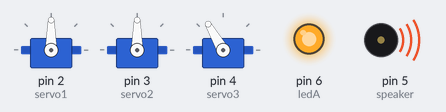
Simulated run of this sketch. Board: Arduino Uno, built with avr-gcc and run on an emulated ATmega328P. Parts: 3 × servo, output pins drawn as LEDs (lit = HIGH), buzzer (waves = sounding).

Above: at 0.55 s.
At 0.95 s:
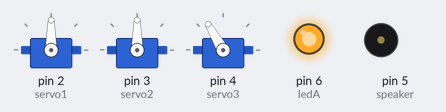
At 1.45 s:
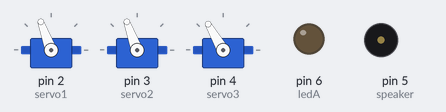
At 1.7 s:
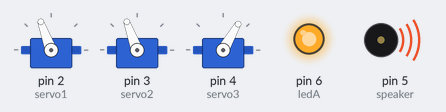
At 1.95 s:
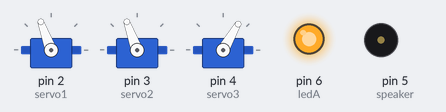
At 2.45 s:
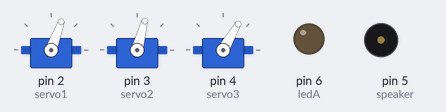
Timing chart, 0 to 5.1 s (numbered marks = the images above):
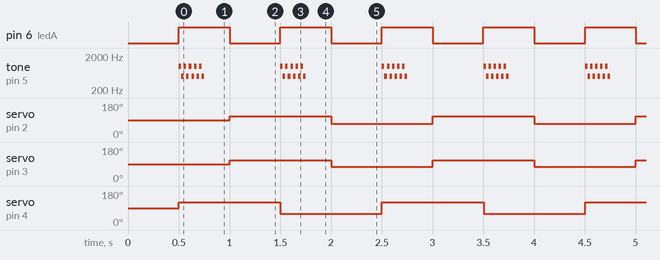

Measured:
- by itself, pin 6 (ledA): alternates HIGH for 0.50 s and LOW for 0.50 s
- by itself, tone on pin 5 (speaker): repeats every 1.0 s: 4 × (500 Hz 0.03 s, 1000 Hz 0.03 s), 500 Hz 0.03 s, silent 0.75 s, 1000 Hz 0.03 s
- by itself, servo on pin 2 (servo1): alternates 110° for 1.0 s and 70° for 1.0 s
- by itself, servo on pin 3 (servo2): alternates 110° for 1.0 s and 75° for 1.0 s
- by itself, servo on pin 4 (servo3): alternates 120° for 1.0 s and 60° for 1.0 s

The sketch:

robot_antv10.ino
```cpp
//*****************************************************************************
//RobotAnt V1.0
//阿布拉機的3D列印與機器人
//http://arbu00.blogspot.tw/
//
//2016/02/11 Writen By Ashing Tsai
//******************************************************************************
#include <Servo.h>
Servo servo1;  //pin D2
Servo servo2;  //pin D3
Servo servo3;  //pin D4

const int ledA=6;
const int speaker=5;
int angle;
//================================
char toneName[]="CDEFGAB";
unsigned int frequency[7]={523,587,659,694,784,880,988};
char beeTone[]="GEEFDDCDEFGGGGEEFDDCEGGEDDDDDEFEEEEEFGGEEFDDCEGGC";
char starTone[]="CCGGAAGFFEEDDCGGFFEEDGGFFEEDCCGGAAGFFEEDDC";
byte beeBeat[]={1,1,2,1,1,2,1,1,1,1,1,1,2,
              1,1,2,1,1,2,1,1,1,1,4,
              1,1,1,1,1,1,2,1,1,1,1,1,1,2,
              1,1,2,1,1,2,1,1,1,1,4};
byte starBeat[]={1,1,1,1,1,1,2,1,1,1,1,1,1,2,
              1,1,1,1,1,1,2,1,1,1,1,1,1,2,
              1,1,1,1,1,1,2,1,1,1,1,1,1,2};
unsigned long tempo=200;
const int beeLen=sizeof(beeTone);
const int starLen=sizeof(starTone);
int len=0;
int num;
//===============================
void setup()
{
  pinMode(ledA,OUTPUT);

  //=============================
//	 len=starLen;
//	while( len>0)
 // {
 //   playTone(starTone[num],starBeat[num]);
 //   num++;
//    len--;
//  }
  //============================
   servo1.attach(2,500,2500);
   servo1.write(90);
   servo2.attach(3,500,2500);
   servo2.write(90);
   servo3.attach(4,500,2500);
   servo3.write(90);
   delay(500);
}
void loop()
{

  frontward();
 // backward();
//rightward();
//leftward();


}
//LedA blink
void LedABlink()
{
  digitalWrite(ledA,HIGH);
  delay(50);
  digitalWrite(ledA,LOW);
  delay(50);

}
void Speakersound()
{
  for(int i=0;i<5;i++)
  {
    tone(speaker,1000);
    delay(25);
    tone(speaker,500);
    delay(25);
  }
  noTone(speaker);
 // delay(500);
}
void playTone(char toneNo,byte beatNo)
{
  unsigned long duration=beatNo*60000/tempo;
  int i;
  for(i=0;i<7;i++)
  {
    if(toneNo==toneName[i])
    {
      tone(speaker,frequency[i]);
      delay(duration);
      noTone(speaker);
    }
  }
}


void frontward()
{


  //----------------------------------------------
    digitalWrite(ledA,HIGH);
    servo3.attach(4,500,2500);
    servo3.write(120);                         //right low  ,left high  d4
    Speakersound();  //delay(250);
    delay(250);

	  digitalWrite(ledA,LOW);

    servo1.attach(2,500,2500);
    servo1.write(110);                          //left  leg back  big value to back  d2

    servo2.attach(3,500,2500);
    servo2.write(110);                         // right leg front  big value to front  d3
    delay(500);

    //=======================================================
	 digitalWrite(ledA,HIGH);
    servo3.attach(4,500,2500);
    servo3.write(60);                         //right high  ,left low
    Speakersound();  //delay(250);
	  delay(250);

   	digitalWrite(ledA,LOW);
    servo2.attach(3,500,2500);
    servo2.write(75);                           // right leg back  small value to back


    servo1.attach(2,500,2500);
    servo1.write(70);                           //left  leg front   small value to front

    delay(500);

}


void backward()
{
  //----------------------------------------------
    servo3.attach(4,500,2500);
    servo3.write(120);                         //right low  ,left high
    Speakersound();  //delay(250);
    delay(250);
	  digitalWrite(ledA,HIGH);
    servo1.attach(2,500,2500);
    servo1.write(75);                           //left  leg front   small value to front


	  digitalWrite(ledA,LOW);
    servo2.attach(3,500,2500);
    servo2.write(70);                           // right leg back  small value to back
    delay(500);


    //=======================================================
    servo3.attach(4,500,2500);
    servo3.write(60);                         //right high  ,left low
    Speakersound();  //delay(250);
   	delay(250);

	  digitalWrite(ledA,HIGH);
    servo2.attach(3,500,2500);
    servo2.write(105);                         // right leg front  big value to front


    digitalWrite(ledA,LOW);
    servo1.attach(2,500,2500);
    servo1.write(110);                          //left  leg back  big value to back
    delay(500);

}

void rightward()
{
  //----------------------------------------------
    servo3.attach(4,500,2500);
    servo3.write(120);                         //right low  ,left high
    Speakersound();  //delay(250);
    delay(250);

    digitalWrite(ledA,HIGH);
    servo1.attach(2,500,2500);
    servo1.write(102);                          //left  leg back  big value to back


    digitalWrite(ledA,LOW);
    servo2.attach(3,500,2500);
    servo2.write(78);                           // right leg back  small value to back
    delay(300);


    //=======================================================
    servo3.attach(4,500,2500);
    servo3.write(60);                         //right high  ,left low
    Speakersound();  //delay(250);


    digitalWrite(ledA,HIGH);
    servo1.attach(2,500,2500);
    servo1.write(68);                           //left  leg front   small value to front


	  digitalWrite(ledA,LOW);
    servo2.attach(3,500,2500);
    servo2.write(118);                         // right leg front  big value to front
    delay(300);
}

void leftward()
{
  //----------------------------------------------
    servo3.attach(4,500,2500);
    servo3.write(120);                         //right low  ,left high
    Speakersound();  //delay(250);

	   digitalWrite(ledA,HIGH);
    servo1.attach(2,500,2500);
    servo1.write(68);                           //left  leg front   small value to front


    digitalWrite(ledA,LOW);
    servo2.attach(3,500,2500);
    servo2.write(118);                         // right leg front  big value to front
    delay(300);

    //=======================================================
    servo3.attach(4,500,2500);
    servo3.write(60);                         //right high  ,left low
    Speakersound();  //delay(250);

  	digitalWrite(ledA,HIGH);
    servo1.attach(2,500,2500);
    servo1.write(102);                          //left  leg back  big value to back


    digitalWrite(ledA,LOW);
    servo2.attach(3,500,2500);
    servo2.write(78);                           // right leg back  small value to back
    delay(300);


}
```
